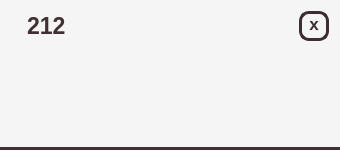
<?xml version="1.0" encoding="UTF-8"?>
<ui version="4.0">
 <class>ComplaintCard</class>
 <widget class="QWidget" name="ComplaintCard">
  <property name="geometry">
   <rect>
    <x>0</x>
    <y>0</y>
    <width>340</width>
    <height>150</height>
   </rect>
  </property>
  <property name="sizePolicy">
   <sizepolicy hsizetype="Preferred" vsizetype="Preferred">
    <horstretch>0</horstretch>
    <verstretch>0</verstretch>
   </sizepolicy>
  </property>
  <property name="minimumSize">
   <size>
    <width>340</width>
    <height>0</height>
   </size>
  </property>
  <property name="maximumSize">
   <size>
    <width>340</width>
    <height>200</height>
   </size>
  </property>
  <property name="windowTitle">
   <string>Form</string>
  </property>
  <property name="styleSheet">
   <string notr="true">QWidget#ComplaintCard {
	background-color: rgb(245, 245, 245);
	border-bottom: 3px solid rgb(65, 47, 50);
	border-radius: 0px;
}</string>
  </property>
  <layout class="QGridLayout" name="gridLayout">
   <item row="0" column="0">
    <widget class="QLabel" name="senderIdLabel">
     <property name="maximumSize">
      <size>
       <width>16777215</width>
       <height>30</height>
      </size>
     </property>
     <property name="font">
      <font>
       <pointsize>17</pointsize>
       <bold>true</bold>
      </font>
     </property>
     <property name="styleSheet">
      <string notr="true">QLabel {
	color: rgb(65, 47, 50);
	padding-left: 10px;
	height: 30px;
}</string>
     </property>
     <property name="text">
      <string>212</string>
     </property>
    </widget>
   </item>
   <item row="0" column="1">
    <widget class="QPushButton" name="delButton">
     <property name="maximumSize">
      <size>
       <width>30</width>
       <height>30</height>
      </size>
     </property>
     <property name="font">
      <font>
       <pointsize>13</pointsize>
       <bold>true</bold>
      </font>
     </property>
     <property name="cursor">
      <cursorShape>PointingHandCursor</cursorShape>
     </property>
     <property name="styleSheet">
      <string notr="true">QPushButton {
	background-color: rgb(245, 245, 245);
	color: rgb(60, 45, 50);
	border: 3px solid rgb(60, 45, 50);
	border-radius: 10;
	padding-bottom: 5px;
}

QPushButton:hover {
	background-color: rgb(60, 45, 50);
	color: rgb(245, 245, 245);
}</string>
     </property>
     <property name="text">
      <string>x</string>
     </property>
     <property name="flat">
      <bool>false</bool>
     </property>
    </widget>
   </item>
   <item row="2" column="0" colspan="2">
    <widget class="QLabel" name="textLabel">
     <property name="font">
      <font>
       <pointsize>17</pointsize>
       <bold>true</bold>
      </font>
     </property>
     <property name="styleSheet">
      <string notr="true">QLabel {
	color: rgb(65, 47, 50);
	padding-left: 10px;
	height: 30px;
}</string>
     </property>
     <property name="text">
      <string/>
     </property>
     <property name="alignment">
      <set>Qt::AlignLeading|Qt::AlignLeft|Qt::AlignTop</set>
     </property>
     <property name="wordWrap">
      <bool>true</bool>
     </property>
    </widget>
   </item>
  </layout>
 </widget>
 <resources/>
 <connections/>
</ui>
